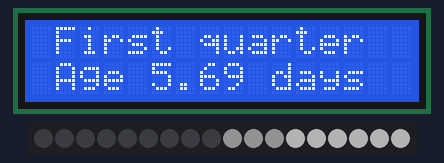
Simulated run of this sketch. Board: Arduino Uno, built with avr-gcc and run on an emulated ATmega328P. Parts: 16×2 character LCD, 18 RGB LEDs in strip order, left to right. Dim RGB values are drawn brighter than linear; the local clock reads 2024-03-15 10:24:30 at power-on unless the sketch sets it; what the sketch prints to the serial monitor is not drawn.

Above: at 0.1 s.
At 3.1 s:
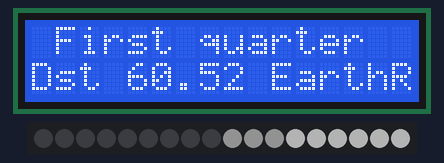
At 6.2 s:
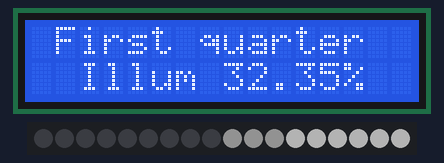
At 9.2 s:
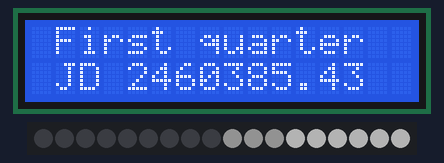
At 12.2 s:
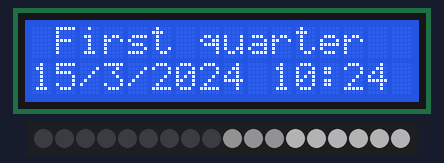

The sketch:

MoonPhaseClock.ino
```cpp
#include <Wire.h>
#include <RtcDS3231.h>
#include <PololuLedStrip.h>
#include <LiquidCrystal.h>

// Create an ledStrip object and specify the pin it will use.
PololuLedStrip<12> ledStrip;

// Create a buffer for holding the colors (3 bytes per color).
#define LED_COUNT 18
rgb_color colors[LED_COUNT];
RtcDS3231<TwoWire> Rtc(Wire);

// initialize the library with the numbers of the interface pins
LiquidCrystal lcd(11, 10, 5, 4, 3, 2);


#define JD_REMOVAL 2400000

char   g_moon_text[20]="New moon";
double g_zod_ang = 0.0;
int    g_zod_name_id = 0;
double g_moon_norm_phase = 0.0;
double g_sun_lo = 0.0;
double g_moon_lo = 0.0;
double g_moon_dist = 0.0;
double g_moon_illper = 0.0;
double g_jd=0.0;

void setup()
{
  Serial.begin(19200); //choose the serial speed here
  Serial.setTimeout(500);
  Serial.print("compiled: ");
  Serial.print(__DATE__);
  Serial.println(__TIME__);
  lcd.begin(16, 2);
  // Print a message to the LCD.
  //--------RTC SETUP ------------
  Rtc.Begin();

    // if you are using ESP-01 then uncomment the line below to reset the pins to
    // the available pins for SDA, SCL
    // Wire.begin(0, 2); // due to limited pins, use pin 0 and 2 for SDA, SCL

    RtcDateTime compiled = RtcDateTime(__DATE__, __TIME__);
    Serial.println();

    if (!Rtc.IsDateTimeValid())
    {
        // Common Cuases:
        //    1) first time you ran and the device wasn't running yet
        //    2) the battery on the device is low or even missing

        Serial.println("RTC lost confidence in the DateTime!");

        // following line sets the RTC to the date & time this sketch was compiled
        // it will also reset the valid flag internally unless the Rtc device is
        // having an issue

        Rtc.SetDateTime(compiled);
    }

    if (!Rtc.GetIsRunning())
    {
        Serial.println("RTC was not actively running, starting now");
        Rtc.SetIsRunning(true);
    }

    RtcDateTime now = Rtc.GetDateTime();
    if (now < compiled)
    {
        Serial.println("RTC is older than compile time!  (Updating DateTime)");
        Rtc.SetDateTime(compiled);
    }
    else if (now > compiled)
    {
        Serial.println("RTC is newer than compile time. (this is expected)");
    }
    else if (now == compiled)
    {
        Serial.println("RTC is the same as compile time! (not expected but all is fine)");
    }

    // never assume the Rtc was last configured by you, so
    // just clear them to your needed state
    Rtc.Enable32kHzPin(false);
    Rtc.SetSquareWavePin(DS3231SquareWavePin_ModeNone);
    }

int get_max_led_brightness(void)
{
  return 60;
}

void clear_led_strip(void)
{
    for(uint16_t j = 0; j < LED_COUNT; j++)
    {
      colors[j] = rgb_color{0,0,0};
    }
}

void set_segment_brightness(int s, double v)
{
  rgb_color color;
  color.red = get_max_led_brightness()*v;
  color.green = get_max_led_brightness()*v;
  color.blue = get_max_led_brightness()*v;
  for(uint16_t k  = 0;k<3;k++)
  {
    colors[((5-s)*3)+k] = color;
  }
}

void ShowMoon(double age)
{
  clear_led_strip();
  age *=12;
  if (age < 6)
  {
     int full_seg = abs(age);
     double percentage_next = age-full_seg;
     for (int i=0;i<full_seg;i++)
     {
        set_segment_brightness(i,1);
     }
     set_segment_brightness(full_seg,percentage_next);
  }
  else
  {
     age=12-age;
     int full_seg = abs(age);
     double percentage_next = age-full_seg;
     for (int i=0;i<full_seg;i++)
     {
        set_segment_brightness(5-i,1);
     }
     set_segment_brightness(5-full_seg,percentage_next);
  }
  ledStrip.write(colors, LED_COUNT);
}

int msg_num=0;

void loop()
{
  // If any digit is received, we will go into integer parsing mode
  // until all three calls to parseInt return an interger or time out.
  // Read the color from the computer.

  calc_astro_data();
  ShowMoon(g_moon_norm_phase);

  // set the cursor to column 0, line 1

  char txt[17]="";
  char str_f[16];
  lcd.clear();
  lcd.setCursor((16-strlen(g_moon_text))/2, 0);
  lcd.print(g_moon_text);

  RtcDateTime nw = Rtc.GetDateTime();
  switch(msg_num)
  {
    case 4:
        sprintf(txt,"%d/%d/%d %02d:%02d",nw.Day(),nw.Month(),nw.Year(),nw.Hour(),nw.Minute());
      break;
    case 3:
        dtostrf(g_jd, 8, 2, str_f);
        sprintf(txt,"JD 24%s",str_f);
      break;
    case 2:
        dtostrf(g_moon_illper, 4, 2, str_f);
        sprintf(txt,"Illum %s%%",str_f);
      break;
    case 1:
        dtostrf(g_moon_dist, 4, 2, str_f);
        sprintf(txt,"Dst %s EarthR",str_f);
      break;
    case 0:
    default:
        dtostrf(g_moon_norm_phase*29.53, 4, 2, str_f);
        sprintf(txt,"Age %s days",str_f);
      break;
  }

  lcd.setCursor((16-strlen(txt))/2, 1);
  lcd.print(txt);

  msg_num++;
  if (msg_num>4)
  {
    msg_num=0;
  }
  delay(3000);


}

// normalize values to range 0...1
double normalize( double v)
{
  v = v - floor( v ) ;
  if (v < 0)
  {
    v = v + 1;
  }
  return v;
}

void calc_astro_data() {  // calculate the current phase of the moon
  double AG, IP;                      // based on the current date
  byte phase;                         // algorithm adapted from Stephen R. Schmitt's
                                      // Lunar Phase Computation program, originally
  long YY, MM, K1, K2, K3    ;        // written in the Zeno programming language
                                      // http://home.att.net/~srschmitt/lunarphasecalc.html
  double JD;
  RtcDateTime now = Rtc.GetDateTime();
  int D = now.Day();
  int M = now.Month();
  int Y = now.Year();
  int TME_H = now.Hour();
  int TME_M = now.Minute();

  // calculate julian date
  YY = Y - floor((12 - M) / 10);
  MM = M + 9;
  if(MM >= 12)
  {
    MM = MM - 12;
  }

  K1 = floor(365.25 * (YY + 4712));
  K2 = floor(30.6 * MM + 0.5);
  K3 = floor(floor((YY / 100) + 49) * 0.75) - 38;

  JD = K1 + K2 + D + 59;
  if(JD > 2299160)
  {
    JD = JD -K3;
  }
  JD -= JD_REMOVAL;
  double hf=(double)TME_M;
  hf/=60;
  hf+=(double)TME_H;
  hf /=24;
  JD += hf;
  g_jd = JD;

  IP = normalize((JD - 51550.1) / 29.530588853);
  g_moon_norm_phase = IP;
  AG = IP*29.53; // age in days
  //phase = IP*39;


  if (AG <  1.84566)
  {
    strcpy(g_moon_text,"New moon");
  }
  else if( AG <  5.53699)
  {
    strcpy(g_moon_text,"Waxing crescent");
  }
  else if( AG <  9.22831)
  {
    strcpy(g_moon_text,"First quarter");
  }
  else if( AG <  12.91963)
  {
    strcpy(g_moon_text,"Waxing gibbous");
  }
  else if( AG <  16.61096)
  {
    strcpy(g_moon_text,"Full moon");
  }
  else if( AG <  20.30228)
  {
    strcpy(g_moon_text,"Waning gibbous");
  }
  else if( AG <  23.99361)
  {
    strcpy(g_moon_text,"Last quarter");
  }
  else if( AG <  27.68493)
  {
    strcpy(g_moon_text,"Waning crescent");
  }
  else
  {
    strcpy(g_moon_text,"New moon");
  }

  // Convert phase to radians
  IP = IP*2*3.1415926535897932385;

  g_moon_illper = 50*(1-cos(IP));

  //calculate moon's distance
  double DP = 2*PI*normalize( ( JD - 2451562.2 ) / 27.55454988 );
  g_moon_dist = 60.4 - 3.3*cos( DP ) - 0.6*cos( 2*IP - DP ) - 0.5*cos( 2*IP );

  // calculate moon's ecliptic latitude
  //NP := 2*PI*normalize( ( JD - 2451565.2 ) / 27.212220817 )
  //LA := 5.1*sin( NP )

  //calculate moon's ecliptic longitude
  double RP = normalize( ( JD - 2451555.8 ) / 27.321582241 );
  double LO = 360*RP + 6.3*sin( DP ) + 1.3*sin( 2*IP - DP ) + 0.7*sin( 2*IP );

  double sun_n = JD-2451545.0;
  double sun_L = 360*normalize((280.460 + (0.9856474 * sun_n))/360);
  double sun_g = 2*PI*normalize((357.528 + (0.9856003 * sun_n))/360);

  g_sun_lo = 360*normalize((sun_L + (1.915)*sin(sun_g) + 0.020 * sin(2*sun_g))/360);
  g_moon_lo = 360*normalize(LO/360);
}
```

Measured:
- by itself, everything shown: repeats every 15.1 s, in 5 steps
- what the display in image 1 shows lasts 3.0 s, from 3.1 s to 6.1 s
